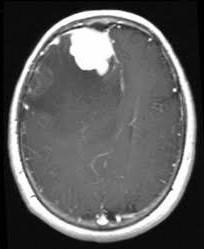
#> input picture pred/pred7.jpg, 204 x 249 px, found by its file name
$ python pre-processing.py
#> lines starting #> are read from the running program, lines starting #| are printed output that depends on the picture
import cv2

# Load your MRI image
image = cv2.imread('C:\\Users\\S M FAHAD JAAN\\OneDrive\\Desktop\\BTD\\pred\\pred7.jpg', 0)  # Load the image in grayscale mode
#> image is the input picture: shape (249, 204); min 0, max 255, mean 93.3

# Apply CLAHE to enhance contrast
clahe = cv2.createCLAHE(clipLimit=2.0, tileGridSize=(8, 8))  # You can adjust clipLimit as needed
enhanced_image = clahe.apply(image)
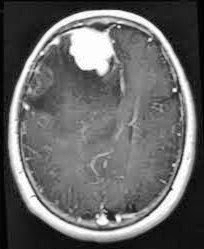
#> enhanced_image: shape (249, 204); min 1, max 255, mean 102.3

# Save the preprocessed image
cv2.imwrite('enhanced_mri_image.jpg', enhanced_image)

# You can also display the original and enhanced images for visual comparison
cv2.imshow('Original MRI Image', image)
cv2.imshow('Enhanced MRI Image', enhanced_image)
cv2.waitKey(0)
cv2.destroyAllWindows()

$ run again, with pred/pred0.jpg copied over pred/pred7.jpg
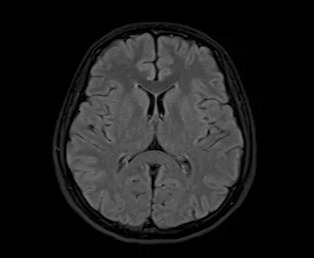
#> input picture pred/pred0.jpg, 314 x 258 px, found by its file name
#> image is the input picture: shape (258, 314); min 0, max 133, mean 29.2
#> `enhanced_image = clahe.apply(image)`:
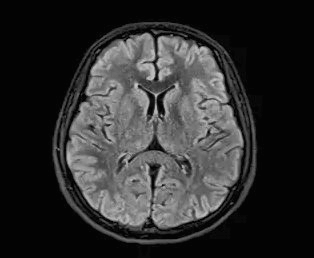
#> enhanced_image: shape (258, 314); min 2, max 199, mean 45.8

$ run again, with pred/pred1.jpg copied over pred/pred7.jpg
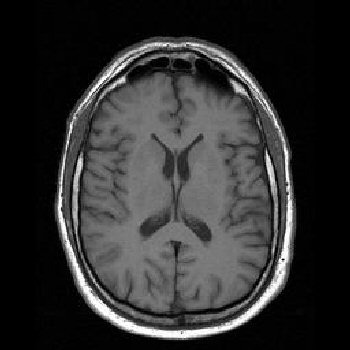
#> input picture pred/pred1.jpg, 350 x 350 px, found by its file name
#> image is the input picture: shape (350, 350); min 0, max 255, mean 48.3
#> `enhanced_image = clahe.apply(image)`:
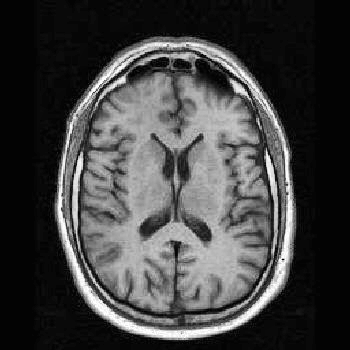
#> enhanced_image: shape (350, 350); min 1, max 255, mean 66

$ run again, with pred/pred10.jpg copied over pred/pred7.jpg
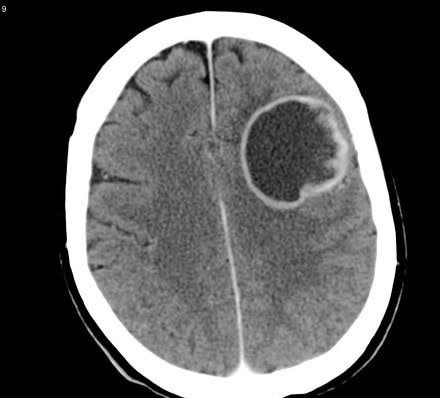
#> input picture pred/pred10.jpg, 440 x 398 px, found by its file name
#> image is the input picture: shape (398, 440); min 0, max 255, mean 89.4
#> `enhanced_image = clahe.apply(image)`:
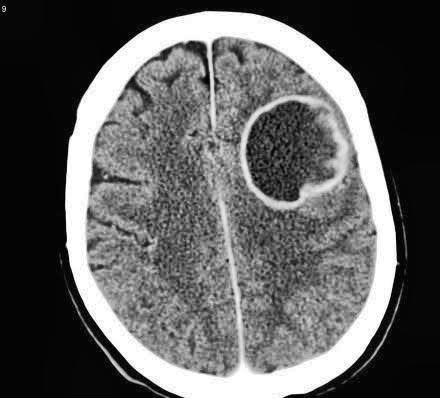
#> enhanced_image: shape (398, 440); min 1, max 255, mean 94.2
